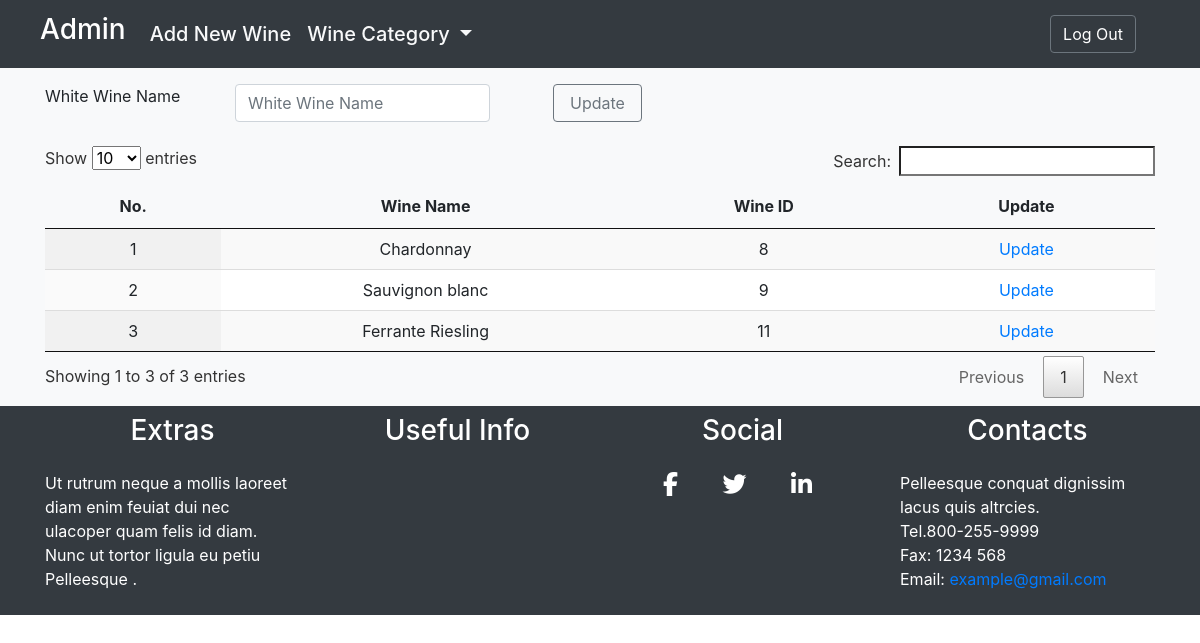
The app's page /view/whitewine_view.php (signed in) with its own data.
### tables this page shows
CREATE TABLE `wine` (
  `id` int(11) NOT NULL,
  `name` varchar(100) DEFAULT NULL,
  `categoryid` int(11) DEFAULT NULL,
  `description` varchar(300) DEFAULT NULL,
  `image_url` varchar(200) DEFAULT NULL,
  `created_by` int(11) DEFAULT NULL,
  `updated_by` int(11) DEFAULT NULL,
  `created_at` date DEFAULT NULL,
  `updated_at` date DEFAULT NULL
);

### model/dbconnect.php (called while the page is built, shortened)
<?php
$db = "winestore";
?>

### controller/whitewine_controller.php (called while the page is built, shortened)
<?php
require_once '../model/whitewine_model.php';
class WhiteWineController
{
        function select($id)
        {
            $whitewine = new WhiteWine();
            $data = $whitewine->select($id);
            return $data;
        }
}
?>

### model/whitewine_model.php (called while the page is built, shortened)
<?php
class WhiteWine
{
    protected $conn;
    function __construct()
    {
        include __DIR__."/dbconnect.php";
		$this->conn = $conn;
    }
        function select($id)
        {
            if($id == null)
                return mysqli_query($this->conn,
                "SELECT wine.name,wine.id,category.category_id FROM `wine` INNER JOIN `category` WHERE wine.categoryid=1 and category.category_id=1");
            else
                return mysqli_query($this->conn,
                "SELECT *
                    FROM `wine` WHERE id=$id");
        }
}
?>

### view/whitewine_view.php (the view, shortened to what this page needs)
<?php
require_once 'header.php';
require_once 'admin_navbar.php';
require_once '../controller/whitewine_controller.php';
$whitewine = new WhiteWineController();
$wupdate = "Update";
$ud = "";
?>
<div class="container-fluid bg-light">
    <div class="container pt-3 align-center">
		<form class="form-group" role="form" action ="../controller/whitewine_controller.php" method="post">
            <div class="form-group row">
                <label for="wname" class="col-sm-2 col-control-label">White Wine Name</label>
                <div class="col-sm-3">
                    <input type="text" class="form-control" name="wname" placeholder="White Wine Name"
                    >
                    <?php
                        if($ud = "update")
                        {
                    ?>
                            <input type="hidden" name="id" value="<?= $id ?>">
                    <?php
                        }
                    ?>
                </div>
                <button class="btn btn-outline-secondary ml-5 mr-2 px-3" type="submit" name=<?= $ud ?>><?= $wupdate ?></button>
            </div>
		</form>
	</div>
    <div class="container py-2">
        <table id="example" class="display text-center">
            <thead>
                <tr>
                    <th>No.</th>
                    <th>Wine Name</th>
                    <th>Wine ID</th>
                    <th>Update</th>
                </tr>
            </thead>
            <tbody>
                <?php
                    $sql = $whitewine->select("");
                    $i = 1;
                    while($data = mysqli_fetch_array($sql))
                    {
                ?>
                        <tr>
                            <td><?= $i++ ?></td>
                            <td><?= $data['name'] ?></td>
                            <td><?= $data['id'] ?></td>
                            <td>
                                <a href="../view/whitewine_view.php?id=<?= $data['id'] ?>" >Update</a>
                            </td>
                        </tr>
                <?php
                    }
                ?>
            </tbody>
        </table>
    </div>
</div>
<?php
require_once 'footer.php';
?>

### records on screen
wine: name "Chardonnay", id "8"
wine: name "Sauvignon blanc", id "9"
wine: name "Ferrante Riesling", id "11"

### other values on screen
$wupdate "Update"
